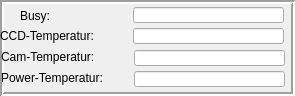
   <widget class="QFrame" name="frame_9">
    <property name="geometry">
     <rect>
      <x>516</x>
      <y>170</y>
      <width>295</width>
      <height>96</height>
     </rect>
    </property>
    <property name="frameShape">
     <enum>QFrame::Box</enum>
    </property>
    <property name="frameShadow">
     <enum>QFrame::Sunken</enum>
    </property>
    <property name="lineWidth">
     <number>2</number>
    </property>
    <widget class="caLabel" name="calabel_24">
     <property name="geometry">
      <rect>
       <x>20</x>
       <y>5</y>
       <width>101</width>
       <height>21</height>
      </rect>
     </property>
     <property name="text">
      <string>Busy:</string>
     </property>
     <property name="textFormat">
      <enum>Qt::PlainText</enum>
     </property>
     <property name="background">
      <color alpha="0">
       <red>0</red>
       <green>0</green>
       <blue>0</blue>
      </color>
     </property>
    </widget>
    <widget class="caLabel" name="calabel_27">
     <property name="geometry">
      <rect>
       <x>0</x>
       <y>25</y>
       <width>121</width>
       <height>21</height>
      </rect>
     </property>
     <property name="text">
      <string>CCD-Temperatur:</string>
     </property>
     <property name="textFormat">
      <enum>Qt::PlainText</enum>
     </property>
     <property name="background">
      <color alpha="0">
       <red>0</red>
       <green>0</green>
       <blue>0</blue>
      </color>
     </property>
    </widget>
    <widget class="caLineEdit" name="calineedit_24">
     <property name="geometry">
      <rect>
       <x>133</x>
       <y>7</y>
       <width>151</width>
       <height>16</height>
      </rect>
     </property>
     <property name="channel" stdset="0">
      <string notr="true">$(NAME):BUSY</string>
     </property>
     <property name="background">
      <color>
       <red>200</red>
       <green>200</green>
       <blue>200</blue>
      </color>
     </property>
     <property name="colorMode">
      <enum>caLineEdit::Static</enum>
     </property>
     <property name="precisionMode">
      <enum>caLineEdit::User</enum>
     </property>
     <property name="limitsMode">
      <enum>caLineEdit::User</enum>
     </property>
    </widget>
    <widget class="caLineEdit" name="calineedit_25">
     <property name="geometry">
      <rect>
       <x>133</x>
       <y>28</y>
       <width>151</width>
       <height>16</height>
      </rect>
     </property>
     <property name="channel" stdset="0">
      <string notr="true">$(NAME):CCDTEMP</string>
     </property>
     <property name="background">
      <color>
       <red>200</red>
       <green>200</green>
       <blue>200</blue>
      </color>
     </property>
     <property name="colorMode">
      <enum>caLineEdit::Static</enum>
     </property>
    </widget>
    <widget class="caLineEdit" name="calineedit_26">
     <property name="geometry">
      <rect>
       <x>134</x>
       <y>50</y>
       <width>151</width>
       <height>16</height>
      </rect>
     </property>
     <property name="channel" stdset="0">
      <string notr="true">$(NAME):CAMTEMP</string>
     </property>
     <property name="background">
      <color>
       <red>200</red>
       <green>200</green>
       <blue>200</blue>
      </color>
     </property>
     <property name="colorMode">
      <enum>caLineEdit::Static</enum>
     </property>
    </widget>
    <widget class="caLabel" name="calabel_28">
     <property name="geometry">
      <rect>
       <x>1</x>
       <y>67</y>
       <width>121</width>
       <height>21</height>
      </rect>
     </property>
     <property name="text">
      <string>Power-Temperatur:</string>
     </property>
     <property name="textFormat">
      <enum>Qt::PlainText</enum>
     </property>
     <property name="background">
      <color alpha="0">
       <red>0</red>
       <green>0</green>
       <blue>0</blue>
      </color>
     </property>
    </widget>
    <widget class="caLineEdit" name="calineedit_27">
     <property name="geometry">
      <rect>
       <x>134</x>
       <y>71</y>
       <width>151</width>
       <height>16</height>
      </rect>
     </property>
     <property name="channel" stdset="0">
      <string notr="true">$(NAME):POWERTEMP</string>
     </property>
     <property name="background">
      <color>
       <red>200</red>
       <green>200</green>
       <blue>200</blue>
      </color>
     </property>
     <property name="colorMode">
      <enum>caLineEdit::Static</enum>
     </property>
    </widget>
    <widget class="caLabel" name="calabel_29">
     <property name="geometry">
      <rect>
       <x>1</x>
       <y>46</y>
       <width>121</width>
       <height>21</height>
      </rect>
     </property>
     <property name="text">
      <string>Cam-Temperatur:</string>
     </property>
     <property name="textFormat">
      <enum>Qt::PlainText</enum>
     </property>
     <property name="background">
      <color alpha="0">
       <red>0</red>
       <green>0</green>
       <blue>0</blue>
      </color>
     </property>
    </widget>
   </widget>
